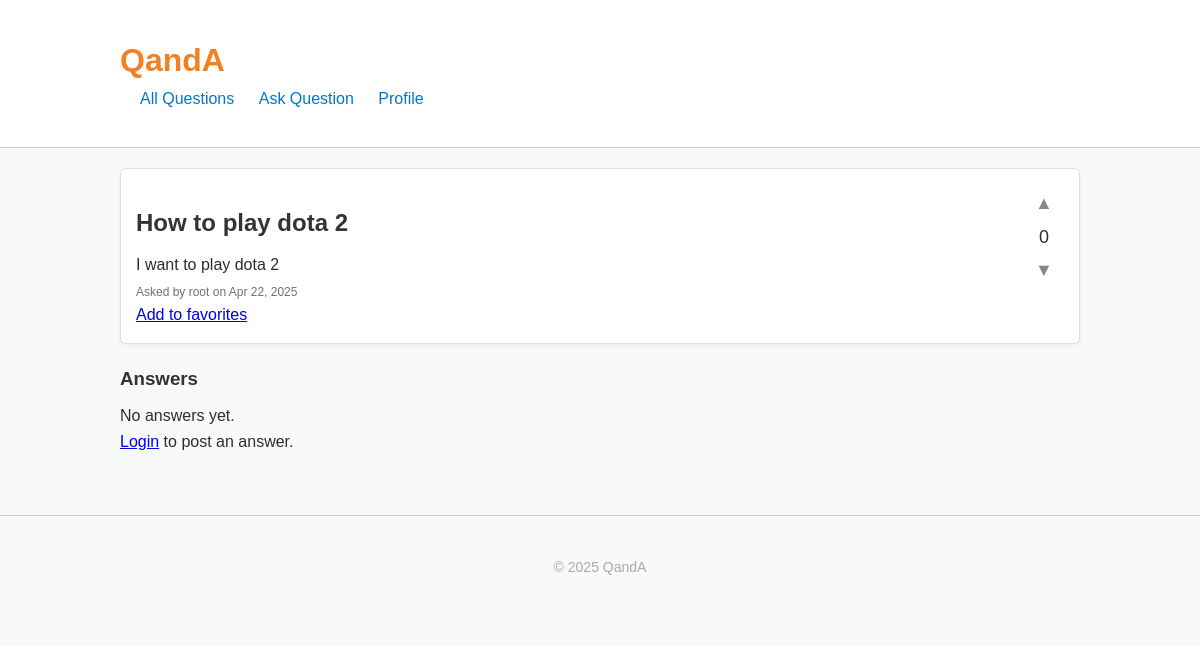
/questions/1/, run on an earlier commit of the app's database.
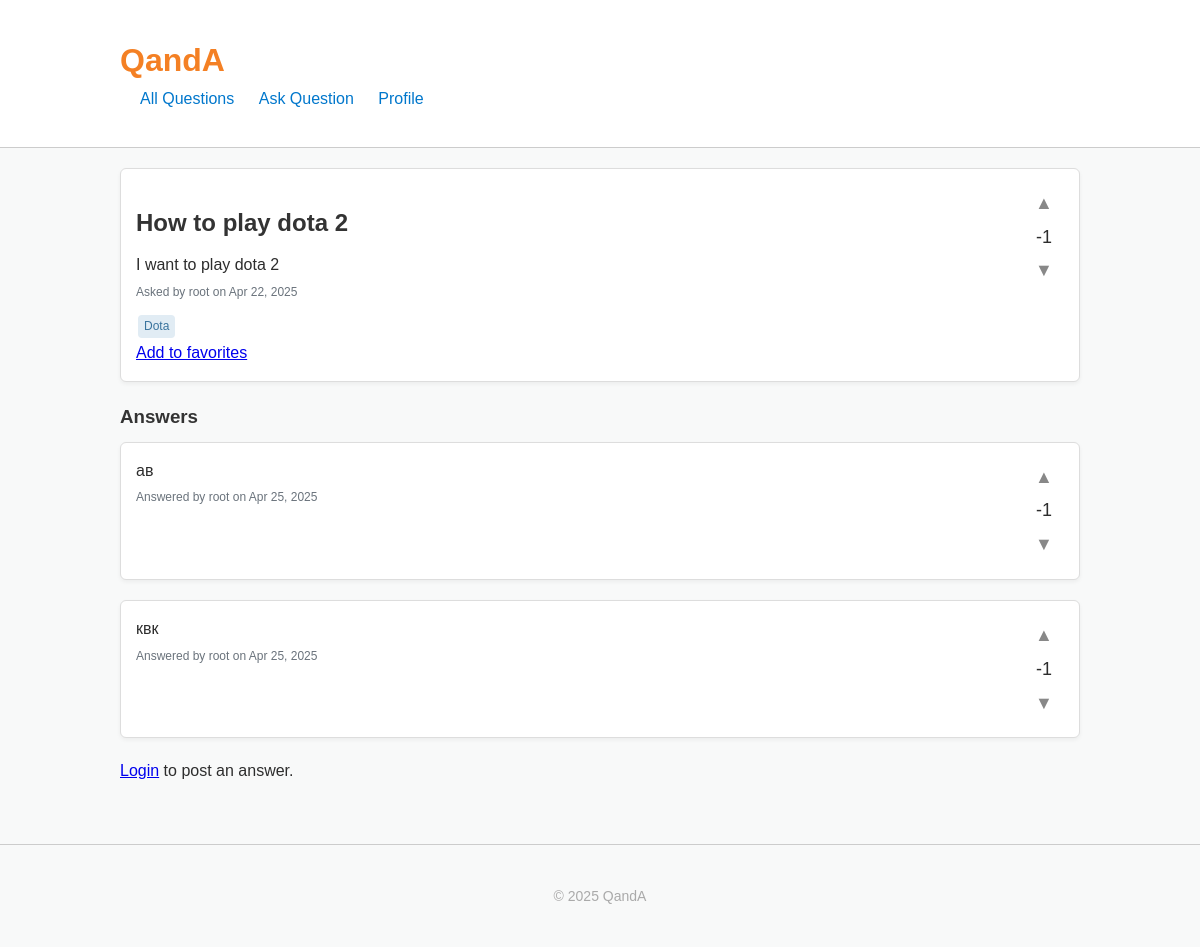
And on a later commit of the database.
### forum/models.py (models this page shows, shortened)
class Question(models.Model):
    title = models.CharField(max_length=255)
    content = models.TextField()
    author = models.ForeignKey(User, on_delete=models.CASCADE)
    created_at = models.DateTimeField(auto_now_add=True)
    tags = models.ManyToManyField(Tag, blank=True)
    favorites = models.ManyToManyField(User, related_name='favorite_questions', blank=True)

class Tag(models.Model):
    name = models.CharField(max_length=50)

class Answer(models.Model):
    question = models.ForeignKey(Question, on_delete=models.CASCADE, related_name='answers')
    content = models.TextField()
    author = models.ForeignKey(User, on_delete=models.CASCADE)
    created_at = models.DateTimeField(auto_now_add=True)

### forum/views.py (the view)
# urls.py: path('questions/<int:pk>/', views.question_detail, name='question_detail'),
def question_detail(request, pk):
    question = get_object_or_404(Question, pk=pk)
    question.vote_sum = question.votes.aggregate(total=Sum('value'))['total'] or 0
    answers = question.answers.all().annotate(vote_sum=Sum('votes__value')).order_by('-vote_sum', '-created_at')
    if request.method == 'POST' and request.user.is_authenticated:
        content = request.POST.get('content')
        if content:
            Answer.objects.create(question=question, content=content, author=request.user)
            return redirect('question_detail', pk=pk)
    return render(request, 'forum/detail.html', {'question': question, 'answers': answers})

### forum/templates/forum/detail.html (shortened to what this page needs)
{% load static %}
<!DOCTYPE html>
<html lang="en">
<head>
    <link rel="stylesheet" href="{% static 'css/style.css' %}">
</head>
<body>
<header>
    <div class="container">
        <h1><a href="/">QandA</a></h1>
        <nav>
            <a href="/">All Questions</a>
            <a href="{% url 'ask_question' %}">Ask Question</a>
            <a href="{% url 'profile' %}">Profile</a>
        </nav>
    </div>
</header>
<main class="container">
    <div class="question-box">
        <div class="question-content-wrapper">
            <div class="answer-content">
                <h2>{{ question.title }}</h2>
                <p>{{ question.content }}</p>
                <div class="meta">Asked by {{ question.author.username }} on {{ question.created_at|date:"M d, Y" }}</div>
                {% if question.tags.all %}
                    <div class="tags">
                        {% for tag in question.tags.all %}
                            <span class="tag">{{ tag.name }}</span>
                        {% endfor %}
                    </div>
                {% endif %}
                <a href="{% url 'toggle_favorite' question.id %}">
                    {% if request.user in question.favorites.all %}
                        Remove from favorites
                    {% else %}
                        Add to favorites
                    {% endif %}
                </a>
            </div>
            <div class="vote-controls">
                <a href="{% url 'vote_question' question.id 'up' %}">&#9650;</a>
                <div>{{ question.vote_sum|default:0 }}</div>
                <a href="{% url 'vote_question' question.id 'down' %}">&#9660;</a>
            </div>
        </div>
    </div>
    <h3>Answers</h3>
    {% for answer in answers %}
        <div class="answer-box">
            <div class="answer-content-wrapper">
                <div class="answer-content">
                    <p>{{ answer.content }}</p>
                    <div class="meta">Answered by {{ answer.author.username }} on {{ answer.created_at|date:"M d, Y" }}</div>
                </div>
                <div class="vote-controls">
                    <a href="{% url 'vote_answer' answer.id 'up' %}">&#9650;</a>
                    <div>{{ answer.vote_sum|default:0 }}</div>
                    <a href="{% url 'vote_answer' answer.id 'down' %}">&#9660;</a>
                </div>
            </div>
        </div>
    {% empty %}
        <p>No answers yet.</p>
    {% endfor %}
    {% if request.user.is_authenticated %}
        <div class="answer-form">
            <h3>Your Answer</h3>
            <form method="post">
                {% csrf_token %}
                <textarea name="content" rows="4" placeholder="Enter your answer..."></textarea>
                <button type="submit">Post Answer</button>
            </form>
        </div>
    {% else %}
        <p><a href="{% url 'login' %}">Login</a> to post an answer.</p>
    {% endif %}
</main>
<footer>
    <div class="container">
        <p>&copy; 2025 QandA</p>
    </div>
</footer>
</body>
</html>

### forum/static/css/style.css (style rules this page uses)
:root { color-scheme: light; }
body, h1, h2, h3, p, ul, li, a, input, textarea, button { margin: 0; padding: 0; box-sizing: border-box; font-family: Arial, sans-serif; }
body { background-color: #f8f9f9; color: #2d2d2d; line-height: 1.6; }
.container { width: 90%; max-width: 960px; margin: auto; padding: 20px 0; }
header { background-color: #ffffff; border-bottom: 1px solid #ccc; padding: 15px 0; }
header h1 a { text-decoration: none; color: #f48024; }
nav a { margin-left: 20px; text-decoration: none; color: #0077cc; }
main h2, main h3 { margin: 20px 0 10px; color: #333; }
.summary, .answer-content { flex: 1; }
.meta, .answer-meta, .question-meta { font-size: 13px; color: #666; margin-top: 5px; }
footer { margin-top: 40px; text-align: center; font-size: 14px; color: #aaa; border-top: 1px solid #ccc; padding: 20px 0; background: #f8f9f9; }
.vote-controls { float: right; text-align: center; font-size: 18px; }
.vote-controls a { text-decoration: none; color: #888; }
.tags { margin-top: 5px; }
.tag { display: inline-block; background-color: #e1ecf4; color: #39739d; padding: 2px 6px; margin-right: 5px; border-radius: 3px; font-size: 12px; }
.tags { margin-top: 10px; }
.tag { display: inline-block; background-color: #e1ecf4; color: #39739d; padding: 3px 8px; margin-right: 5px; border-radius: 3px; font-size: 12px; }
.vote-controls { text-align: center; font-size: 18px; min-width: 40px; }
.question-box { padding: 15px; border: 1px solid #ddd; border-radius: 6px; background: #fff; margin-bottom: 20px; box-shadow: 0 2px 4px rgba(0,0,0,0.05); }

### forum/templates/forum/detail.html (style rules this page uses)
.question-box, .answer-box { background: #fff; border: 1px solid #ddd; border-radius: 6px; padding: 15px; margin-bottom: 20px; box-shadow: 0 2px 4px rgba(0,0,0,0.05); }
.question-content-wrapper, .answer-content-wrapper { display: flex; justify-content: space-between; align-items: flex-start; }
.answer-content { flex: 1; }
.meta { font-size: 12px; color: #6a737c; margin-top: 5px; }
.vote-controls { text-align: center; font-size: 18px; min-width: 40px; margin-left: 15px; }
.vote-controls a { display: block; text-decoration: none; color: #888; margin: 5px 0; }
.tag { display: inline-block; background-color: #e1ecf4; color: #39739d; padding: 2px 6px; margin: 2px; border-radius: 4px; font-size: 12px; }

What changed in the data, as far as the page shows it:
computed for Question "How to play dota 2": vote_sum "0" → "-1"
added Tag: name "Dota"
added Answer: content "ав", author.username "root", created_at "Apr 25, 2025", vote_sum "-1"
added Answer: content "квк", author.username "root", created_at "Apr 25, 2025", vote_sum "-1"
Also different on the page:
text no longer shown: "No answers yet."
